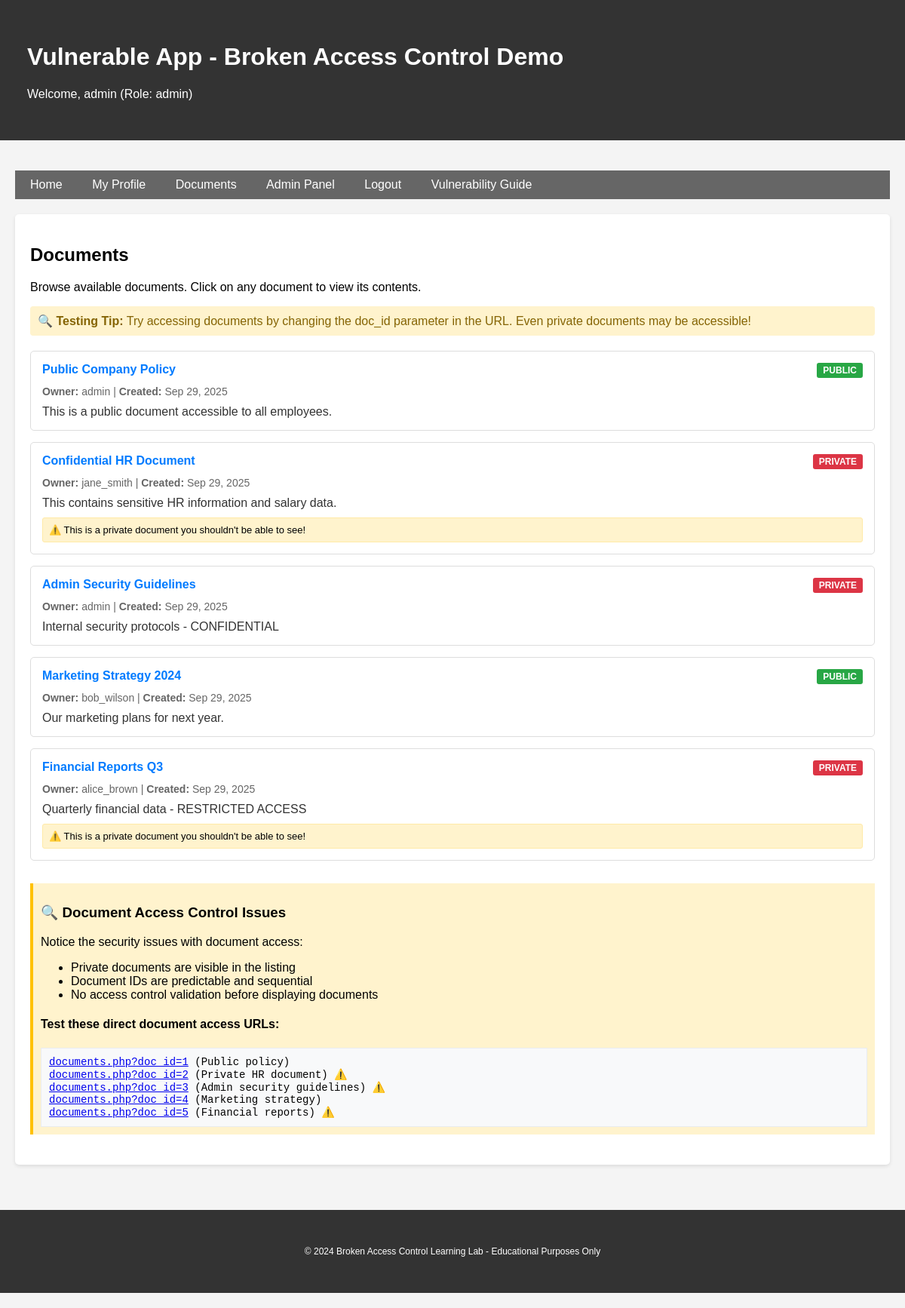
/documents.php (signed in), run on the app's committed database.
### tables this page shows
CREATE TABLE users (
    id INT AUTO_INCREMENT PRIMARY KEY,
    username VARCHAR(50) UNIQUE NOT NULL,
    password VARCHAR(255) NOT NULL,
    email VARCHAR(100),
    role ENUM('user', 'admin', 'moderator') DEFAULT 'user',
    created_at TIMESTAMP DEFAULT CURRENT_TIMESTAMP,
    is_active BOOLEAN DEFAULT TRUE
);

CREATE TABLE documents (
    id INT AUTO_INCREMENT PRIMARY KEY,
    title VARCHAR(255) NOT NULL,
    content TEXT,
    owner_id INT,
    is_private BOOLEAN DEFAULT FALSE,
    created_at TIMESTAMP DEFAULT CURRENT_TIMESTAMP,
    FOREIGN KEY (owner_id) REFERENCES users(id) ON DELETE CASCADE
);

### src/config.php (called while the page is built, shortened)
<?php
function getConnection() {
    static $pdo = null;
    if ($pdo === null) {
        try {
            $dsn = "mysql:host=" . DB_HOST . ";dbname=" . DB_NAME . ";charset=utf8mb4";
            $pdo = new PDO($dsn, DB_USER, DB_PASS, [
                PDO::ATTR_ERRMODE => PDO::ERRMODE_EXCEPTION,
                PDO::ATTR_DEFAULT_FETCH_MODE => PDO::FETCH_ASSOC,
                PDO::ATTR_EMULATE_PREPARES => false,
            ]);
        } catch (PDOException $e) {
            die("Connection failed: " . $e->getMessage());
        }
    }
    return $pdo;
}
function isLoggedIn() {
    return isset($_SESSION['user_id']);
}
function getCurrentUser() {
    $pdo = getConnection();
    $stmt = $pdo->prepare("SELECT * FROM users WHERE id = ?");
    $stmt->execute([$_SESSION['user_id']]);
    return $stmt->fetch();
}
function isAdmin() {
    $user = getCurrentUser();
    return $user && $user['role'] === 'admin';
}
function sanitizeInput($input) {
    return htmlspecialchars(trim($input), ENT_QUOTES, 'UTF-8');
}
?>

### src/documents.php (the view, shortened to what this page needs)
<?php
require_once 'config.php';
$doc_id = $_GET['doc_id'] ?? null;
$pdo = getConnection();
if ($doc_id) {
    $stmt = $pdo->prepare("SELECT d.*, u.username as owner_name FROM documents d LEFT JOIN users u ON d.owner_id = u.id WHERE d.id = ?");
    $stmt->execute([$doc_id]);
    $document = $stmt->fetch();
    if (!$document) {
        $error = "Document not found.";
    }
} else {
    $stmt = $pdo->query("SELECT d.*, u.username as owner_name FROM documents d LEFT JOIN users u ON d.owner_id = u.id ORDER BY d.created_at DESC");
    $documents = $stmt->fetchAll();
}
$current_user = getCurrentUser();
include 'header.php';
?>
<h2>Documents</h2>
<?php if (isset($document)): ?>
    <?php if (isset($error)): ?>
        <div class="alert alert-danger"><?php echo sanitizeInput($error); ?></div>
    <?php else: ?>
        <?php if ($document['is_private'] && $document['owner_id'] != $current_user['id']): ?>
            <div class="alert alert-danger">
                <strong>🚨 UNAUTHORIZED ACCESS:</strong> You are viewing a private document that doesn't belong to you!
                This is a critical security violation.
            </div>
        <?php endif; ?>
        <div style="background: white; border: 1px solid #ddd; padding: 20px; border-radius: 5px;">
            <h3><?php echo sanitizeInput($document['title']); ?></h3>
            <div style="margin: 15px 0; padding: 10px; background: #f8f9fa; border-left: 4px solid #007bff;">
                <strong>Owner:</strong> <?php echo sanitizeInput($document['owner_name']); ?><br>
                <strong>Created:</strong> <?php echo date('F j, Y g:i A', strtotime($document['created_at'])); ?><br>
                <strong>Status:</strong>
                <span style="color: <?php echo $document['is_private'] ? 'red' : 'green'; ?>;">
                    <?php echo $document['is_private'] ? 'PRIVATE' : 'PUBLIC'; ?>
                </span>
            </div>
            <div style="border-top: 1px solid #eee; padding-top: 15px; line-height: 1.6;">
                <?php echo nl2br(sanitizeInput($document['content'])); ?>
            </div>
        </div>
        <div style="margin-top: 20px;">
            <a href="documents.php"><button>← Back to Documents</button></a>
        </div>
        <div class="vulnerability-info" style="margin-top: 30px;">
            <h3>🔍 Document Access Vulnerability</h3>
            <p>This demonstrates unauthorized document access:</p>
            <ul>
                <li>No authorization check to verify document access permissions</li>
                <li>Private documents are accessible by changing the doc_id parameter</li>
                <li>Sensitive information is exposed to unauthorized users</li>
            </ul>
        </div>
    <?php endif; ?>
<?php else: ?>
    <?php if (isset($documents)): ?>
        <p>Browse available documents. Click on any document to view its contents.</p>
        <div class="alert alert-warning">
            <strong>🔍 Testing Tip:</strong> Try accessing documents by changing the doc_id parameter in the URL.
            Even private documents may be accessible!
        </div>
        <div style="display: grid; gap: 15px; margin-top: 20px;">
            <?php foreach ($documents as $doc): ?>
                <div style="border: 1px solid #ddd; padding: 15px; border-radius: 5px; background: white;">
                    <div style="display: flex; justify-content: space-between; align-items: start; margin-bottom: 10px;">
                        <h4 style="margin: 0;">
                            <a href="documents.php?doc_id=<?php echo $doc['id']; ?>" style="text-decoration: none; color: #007bff;">
                                <?php echo sanitizeInput($doc['title']); ?>
                            </a>
                        </h4>
                        <span style="padding: 3px 8px; border-radius: 3px; font-size: 12px; font-weight: bold; color: white; background-color: <?php echo $doc['is_private'] ? '#dc3545' : '#28a745'; ?>;">
                            <?php echo $doc['is_private'] ? 'PRIVATE' : 'PUBLIC'; ?>
                        </span>
                    </div>
                    <div style="font-size: 14px; color: #666; margin-bottom: 10px;">
                        <strong>Owner:</strong> <?php echo sanitizeInput($doc['owner_name']); ?> |
                        <strong>Created:</strong> <?php echo date('M j, Y', strtotime($doc['created_at'])); ?>
                    </div>
                    <div style="color: #333;">
                        <?php
                        $preview = substr($doc['content'], 0, 150);
                        echo sanitizeInput($preview) . (strlen($doc['content']) > 150 ? '...' : '');
                        ?>
                    </div>
                    <?php if ($doc['is_private'] && $doc['owner_id'] != $current_user['id']): ?>
                        <div style="margin-top: 10px; padding: 8px; background: #fff3cd; border: 1px solid #ffeaa7; border-radius: 3px; font-size: 13px;">
                            ⚠️ This is a private document you shouldn't be able to see!
                        </div>
                    <?php endif; ?>
                </div>
            <?php endforeach; ?>
        </div>
        <div class="vulnerability-info" style="margin-top: 30px;">
            <h3>🔍 Document Access Control Issues</h3>
            <p>Notice the security issues with document access:</p>
            <ul>
                <li>Private documents are visible in the listing</li>
                <li>Document IDs are predictable and sequential</li>
                <li>No access control validation before displaying documents</li>
            </ul>
            <h4>Test these direct document access URLs:</h4>
            <div class="code-example">
                <a href="documents.php?doc_id=1">documents.php?doc_id=1</a> (Public policy)<br>
                <a href="documents.php?doc_id=2">documents.php?doc_id=2</a> (Private HR document) ⚠️<br>
                <a href="documents.php?doc_id=3">documents.php?doc_id=3</a> (Admin security guidelines) ⚠️<br>
                <a href="documents.php?doc_id=4">documents.php?doc_id=4</a> (Marketing strategy)<br>
                <a href="documents.php?doc_id=5">documents.php?doc_id=5</a> (Financial reports) ⚠️
            </div>
        </div>
    <?php endif; ?>
<?php endif; ?>
<?php include 'footer.php'; ?>

### src/header.php (shortened to what this page needs)
<!DOCTYPE html>
<html lang="en">
<head>
</head>
<body>
    <div class="header">
        <div class="container">
            <h1><?php echo APP_NAME; ?></h1>
            <?php if (isLoggedIn()): ?>
                <p>Welcome, <?php echo sanitizeInput(getCurrentUser()['username']); ?>
                (Role: <?php echo sanitizeInput(getCurrentUser()['role']); ?>)</p>
            <?php endif; ?>
        </div>
    </div>
    <div class="container">
        <nav class="nav">
            <a href="index.php">Home</a>
            <?php if (isLoggedIn()): ?>
                <a href="profile.php">My Profile</a>
                <a href="documents.php">Documents</a>
                <?php if (isAdmin()): ?>
                    <a href="admin.php">Admin Panel</a>
                <?php endif; ?>
                <a href="logout.php">Logout</a>
            <?php else: ?>
                <a href="login.php">Login</a>
                <a href="register.php">Register</a>
            <?php endif; ?>
            <a href="vulnerabilities.php">Vulnerability Guide</a>
        </nav>
        <div class="content">

### src/footer.php
        </div>
    </div>
    <div class="header" style="margin-top: 40px; text-align: center; font-size: 12px;">
        <div class="container">
            <p>&copy; 2024 Broken Access Control Learning Lab - Educational Purposes Only</p>
        </div>
    </div>
</body>
</html>

### src/header.php (style rules this page uses)
body { font-family: Arial, sans-serif; margin: 0; padding: 0; background-color: #f4f4f4; }
.container { max-width: 1200px; margin: 0 auto; padding: 20px; }
.header { background-color: #333; color: white; padding: 1rem; margin-bottom: 20px; }
.nav { background-color: #666; padding: 10px; margin-bottom: 20px; }
.nav a { color: white; text-decoration: none; margin-right: 15px; padding: 5px 10px; border-radius: 3px; }
.content { background-color: white; padding: 20px; border-radius: 5px; box-shadow: 0 2px 5px rgba(0,0,0,0.1); }
.alert { padding: 10px; margin-bottom: 20px; border-radius: 4px; }
.alert-warning { background-color: #fff3cd; border-color: #ffeaa7; color: #856404; }
.vulnerability-info { background-color: #fff3cd; border-left: 4px solid #ffc107; padding: 10px; margin: 20px 0; }
.code-example { background-color: #f8f9fa; border: 1px solid #e9ecef; padding: 10px; font-family: monospace; font-size: 14px; overflow-x: auto; }

### data on the page
users: username "admin", role "admin"
documents: title "Public Company Policy", is_private "PUBLIC", owner.username "admin", created_at "Sep 29, 2025", content "This is a public document accessible to all employees."
documents: title "Confidential HR Document", is_private "PRIVATE", owner.username "jane_smith", created_at "Sep 29, 2025", content "This contains sensitive HR information and salary data.", shows "⚠️ This is a private document you shouldn't be able to see!"
documents: title "Admin Security Guidelines", is_private "PRIVATE", owner.username "admin", created_at "Sep 29, 2025", content "Internal security protocols - CONFIDENTIAL"
documents: title "Marketing Strategy 2024", is_private "PUBLIC", owner.username "bob_wilson", created_at "Sep 29, 2025", content "Our marketing plans for next year."
documents: title "Financial Reports Q3", is_private "PRIVATE", owner.username "alice_brown", created_at "Sep 29, 2025", content "Quarterly financial data - RESTRICTED ACCESS", shows "⚠️ This is a private document you shouldn't be able to see!"

### other printed values
APP_NAME "Vulnerable App - Broken Access Control Demo"
